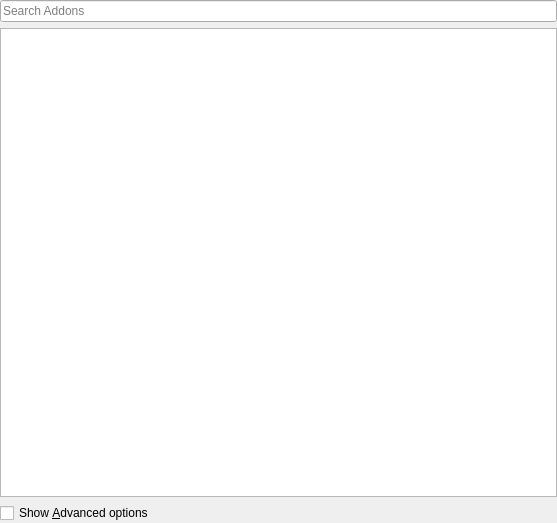
<?xml version="1.0" encoding="UTF-8"?>
<ui version="4.0">
 <class>AddonSelector</class>
 <widget class="QWidget" name="AddonSelector">
  <property name="geometry">
   <rect>
    <x>0</x>
    <y>0</y>
    <width>557</width>
    <height>523</height>
   </rect>
  </property>
  <property name="windowTitle">
   <string notr="true">Form</string>
  </property>
  <layout class="QVBoxLayout" name="verticalLayout">
   <property name="leftMargin">
    <number>0</number>
   </property>
   <property name="topMargin">
    <number>0</number>
   </property>
   <property name="rightMargin">
    <number>0</number>
   </property>
   <property name="bottomMargin">
    <number>0</number>
   </property>
   <item>
    <widget class="QLineEdit" name="lineEdit">
     <property name="placeholderText">
      <string>Search Addons</string>
     </property>
     <property name="clearButtonEnabled">
      <bool>true</bool>
     </property>
    </widget>
   </item>
   <item>
    <widget class="QTreeView" name="listView">
     <property name="mouseTracking">
      <bool>true</bool>
     </property>
     <property name="alternatingRowColors">
      <bool>true</bool>
     </property>
     <property name="indentation">
      <number>0</number>
     </property>
     <property name="rootIsDecorated">
      <bool>false</bool>
     </property>
     <property name="itemsExpandable">
      <bool>false</bool>
     </property>
     <property name="sortingEnabled">
      <bool>true</bool>
     </property>
     <property name="headerHidden">
      <bool>true</bool>
     </property>
     <attribute name="headerVisible">
      <bool>false</bool>
     </attribute>
    </widget>
   </item>
   <item>
    <widget class="QCheckBox" name="advancedCheckbox">
     <property name="text">
      <string>Show &amp;Advanced options</string>
     </property>
    </widget>
   </item>
  </layout>
 </widget>
 <resources/>
 <connections/>
</ui>
